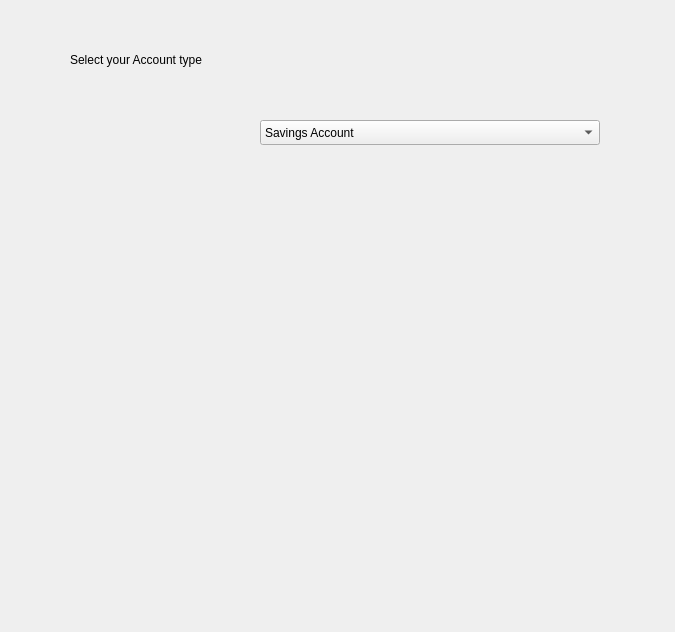
<?xml version="1.0" encoding="UTF-8"?>
<ui version="4.0">
 <class>Dialog</class>
 <widget class="QDialog" name="Dialog">
  <property name="geometry">
   <rect>
    <x>0</x>
    <y>0</y>
    <width>675</width>
    <height>632</height>
   </rect>
  </property>
  <property name="windowTitle">
   <string>Dialog</string>
  </property>
  <widget class="QLabel" name="label">
   <property name="geometry">
    <rect>
     <x>70</x>
     <y>50</y>
     <width>190</width>
     <height>20</height>
    </rect>
   </property>
   <property name="text">
    <string>Select your Account type</string>
   </property>
  </widget>
  <widget class="QLabel" name="labelAcountBox">
   <property name="geometry">
    <rect>
     <x>110</x>
     <y>230</y>
     <width>420</width>
     <height>110</height>
    </rect>
   </property>
   <property name="text">
    <string/>
   </property>
  </widget>
  <widget class="QComboBox" name="comboBoxAccountType">
   <property name="geometry">
    <rect>
     <x>260</x>
     <y>120</y>
     <width>340</width>
     <height>25</height>
    </rect>
   </property>
   <item>
    <property name="text">
     <string>Savings Account</string>
    </property>
   </item>
   <item>
    <property name="text">
     <string>Current Account</string>
    </property>
   </item>
   <item>
    <property name="text">
     <string>Recurring Account</string>
    </property>
   </item>
   <item>
    <property name="text">
     <string>Fixed Deposit Account</string>
    </property>
   </item>
  </widget>
 </widget>
 <resources/>
 <connections/>
</ui>
